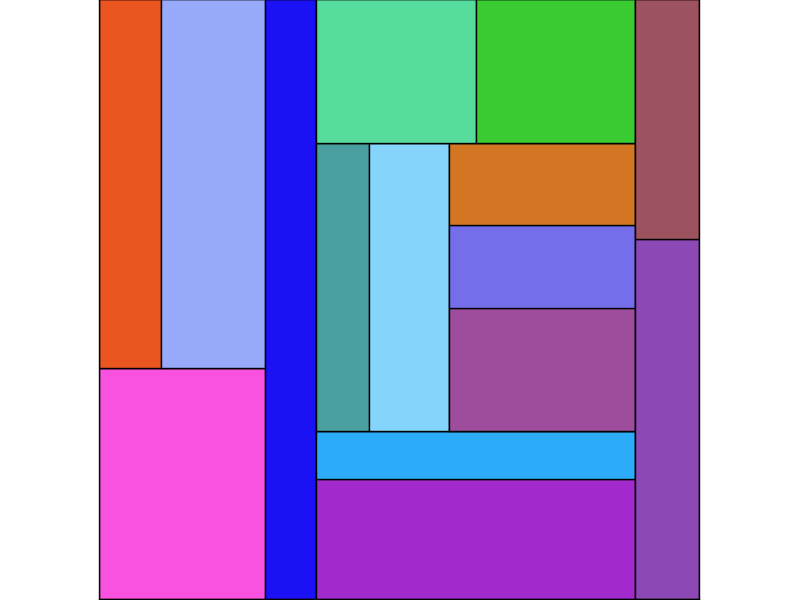

Here is the Python script that generated this plot:
"""
Treemap builder using pylab.

Uses algorithm straight from http://hcil.cs.umd.edu/trs/91-03/91-03.html

James Casbon 29/7/2006
"""

import pylab
from matplotlib.patches import Rectangle

class Treemap:
    def __init__(self, tree, iter_method, size_method, color_method):
        """create a tree map from tree, using itermethod(node) to walk tree,
        size_method(node) to get object size and color_method(node) to get its 
        color"""

        self.ax = pylab.subplot(111,aspect='equal')
        pylab.subplots_adjust(left=0, right=1, top=1, bottom=0)
        self.ax.set_xticks([])
        self.ax.set_yticks([])

        self.size_method = size_method
        self.iter_method = iter_method
        self.color_method = color_method
        self.addnode(tree)

    def addnode(self, node, lower=[0,0], upper=[1,1], axis=0):
        axis = axis % 2
        self.draw_rectangle(lower, upper, node)
        width = upper[axis] - lower[axis]
        try:
            for child in self.iter_method(node):
                upper[axis] = lower[axis] + (width * float(size(child))) / size(node)
                self.addnode(child, list(lower), list(upper), axis + 1)
                lower[axis] = upper[axis]

        except TypeError:
            pass

    def draw_rectangle(self, lower, upper, node):
#        print lower, upper
        r = Rectangle( lower, upper[0]-lower[0], upper[1] - lower[1],
                   edgecolor='k',
                   facecolor= self.color_method(node))
        self.ax.add_patch(r)


if __name__ == '__main__':
    # example using nested lists, iter to walk and random colors

    size_cache = {}
    def size(thing):
        if isinstance(thing, int):
            return thing
        if thing in size_cache:
            return size_cache[thing]
        else:
            size_cache[thing] = reduce(int.__add__, [size(x) for x in thing])
            return size_cache[thing]
    import random
    def random_color(thing):
        return (random.random(),random.random(),random.random())

    tree= ((5,(3,5)), 4, (5,2,(2,3,(3,2,2)),(3,3)), (3,2) )

    Treemap(tree, iter, size, random_color)
#    pylab.show()
    pylab.savefig('treemap.png')
